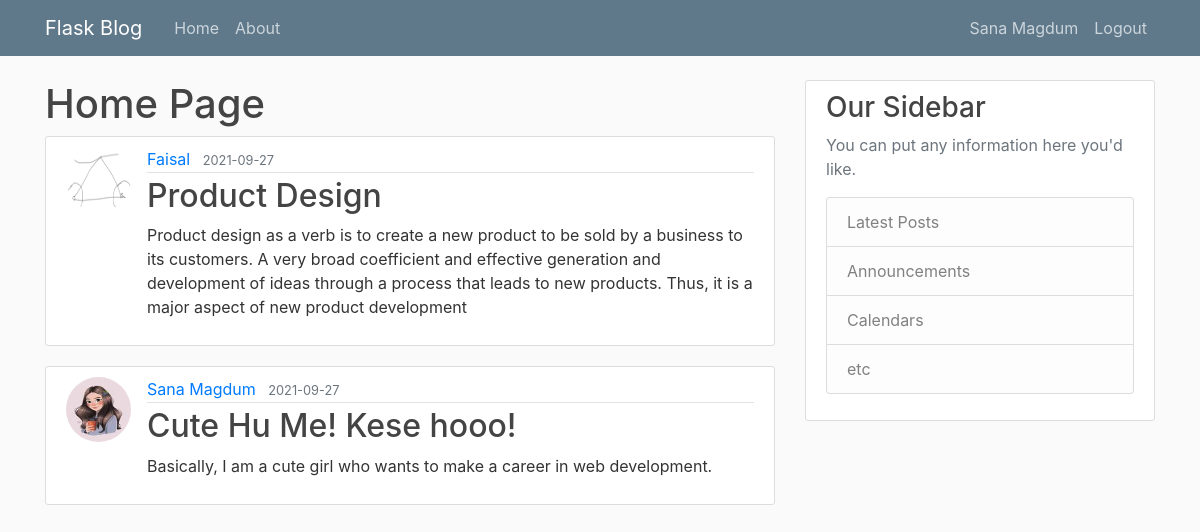
The app's page /home (signed in) with its own data.
### FMagdum/models.py (models this page shows, shortened)
class User(db.Model, UserMixin):
    id = db.Column(db.Integer, primary_key=True)
    username = db.Column(db.String(20), unique=True, nullable=False)
    email = db.Column(db.String(120), unique=True, nullable=False)
    image_file = db.Column(db.String(20), nullable=False, default='default.jpg')
    password = db.Column(db.String(60), nullable=False)
    posts = db.relationship('Post', backref='author', lazy=True)

class Post(db.Model):
    id = db.Column(db.Integer, primary_key=True)
    title = db.Column(db.String(100),nullable=False)
    date_posted = db.Column(db.DateTime, nullable=False, default=datetime.utcnow)
    content = db.Column(db.Text, nullable=False)
    user_id = db.Column(db.Integer, db.ForeignKey('user.id'), nullable=False)

### FMagdum/routes.py (the view)
@app.route("/")
@app.route("/home")
def home():
    posts = Post.query.all()
    return render_template('home.html', posts=posts)

### FMagdum/models.py (called while the page is built)
@login_manager.user_loader
def load_user(user_id):
    return User.query.get(int(user_id))

### FMagdum/templates/home.html
{%extends "layout.html"%}
{%block content%}
    <h1>
        Home Page
    </h1>
    {% for post in posts %}
        <article class="media content-section">
            <img class="rounded-circle article-img" src="{{url_for('static', filename='profile_pics/' + post.author.image_file)}}">
            <div class="media-body">
            <div class="article-metadata">
                <a class="mr-2" href="#">{{ post.author.username }}</a>
                <small class="text-muted">{{ post.date_posted.strftime('%Y-%m-%d') }}</small>
            </div>
            <h2><a class="article-title" href="{{url_for('post', post_id=post.id)}}">{{ post.title }}</a></h2>
            <p class="article-content">{{ post.content }}</p>
            </div>
        </article>
    {%endfor%}
{%endblock content%}

### FMagdum/templates/layout.html (shortened to what this page needs)
<!DOCTYPE html>
<html>
<head>
    <link rel="stylesheet" href="https://maxcdn.bootstrapcdn.com/bootstrap/4.0.0/css/bootstrap.min.css">
    <link rel="stylesheet" type="text/css" href="{{ url_for('static', filename='main.css') }}">
</head>
<body>
    <header class="site-header">
        <nav class="navbar navbar-expand-md navbar-dark bg-steel fixed-top">
          <div class="container">
            <a class="navbar-brand mr-4" href="/">Flask Blog</a>
            <div class="collapse navbar-collapse" id="navbarToggle">
              <div class="navbar-nav mr-auto">
                <a class="nav-item nav-link" href="{{url_for('home')}}">Home</a>
                <a class="nav-item nav-link" href="{{url_for('about')}}">About</a>
              </div>
              <div class="navbar-nav ml-auto">
                {% if current_user.is_authenticated %}
                  <a class="nav-item nav-link" href="{{url_for('new_post')}}">{{legend}}</a>
                  <a class="nav-item nav-link" href="{{url_for('account')}}">{{ current_user.username }}</a>
                  <a class="nav-item nav-link" href="{{url_for('logout')}}">Logout</a>
                {% else %}
                  <a class="nav-item nav-link" href="{{url_for('login')}}">Login</a>
                  <a class="nav-item nav-link" href="{{url_for('register')}}">Register</a>
                {% endif %}
              </div>
            </div>
          </div>
        </nav>
    </header>
    <main role="main" class="container">
        <div class="row">
          <div class="col-md-8">
            {% block content %}{% endblock %}
          </div>
          <div class="col-md-4">
            <div class="content-section">
              <h3>Our Sidebar</h3>
              <p class='text-muted'>You can put any information here you'd like.
                <ul class="list-group">
                  <li class="list-group-item list-group-item-light">Latest Posts</li>
                  <li class="list-group-item list-group-item-light">Announcements</li>
                  <li class="list-group-item list-group-item-light">Calendars</li>
                  <li class="list-group-item list-group-item-light">etc</li>
                </ul>
              </p>
            </div>
          </div>
        </div>
      </main>
</body>
</html>

### FMagdum/static/main.css (style rules this page uses)
body { background: #fafafa; color: #333333; margin-top: 5rem; }
h1, h2, h3, h4, h5, h6 { color: #444444; }
.bg-steel { background-color: #5f788a; }
.site-header .navbar-nav .nav-link { color: #cbd5db; }
.content-section { background: #ffffff; padding: 10px 20px; border: 1px solid #dddddd; border-radius: 3px; margin-bottom: 20px; }
.article-title { color: #444444; }
.article-content { white-space: pre-line; }
.article-img { height: 65px; width: 65px; margin-right: 16px; }
.article-metadata { padding-bottom: 1px; margin-bottom: 4px; border-bottom: 1px solid #e3e3e3 }

### records on screen
User: username "Sana Magdum"
Post: image_file (picture), author.username "Faisal", date_posted "2021-09-27", title "Product Design", content "Product design as a verb is to create a new product to be sold by a business to its customers. A very broad coefficient and effective generation and development of ideas through a process that leads to new products. Thus, it is a major aspect of new product development"
Post: image_file (picture), author.username "Sana Magdum", date_posted "2021-09-27", title "Cute Hu Me! Kese hooo!", content "Basically, I am a cute girl who wants to make a career in web development."
